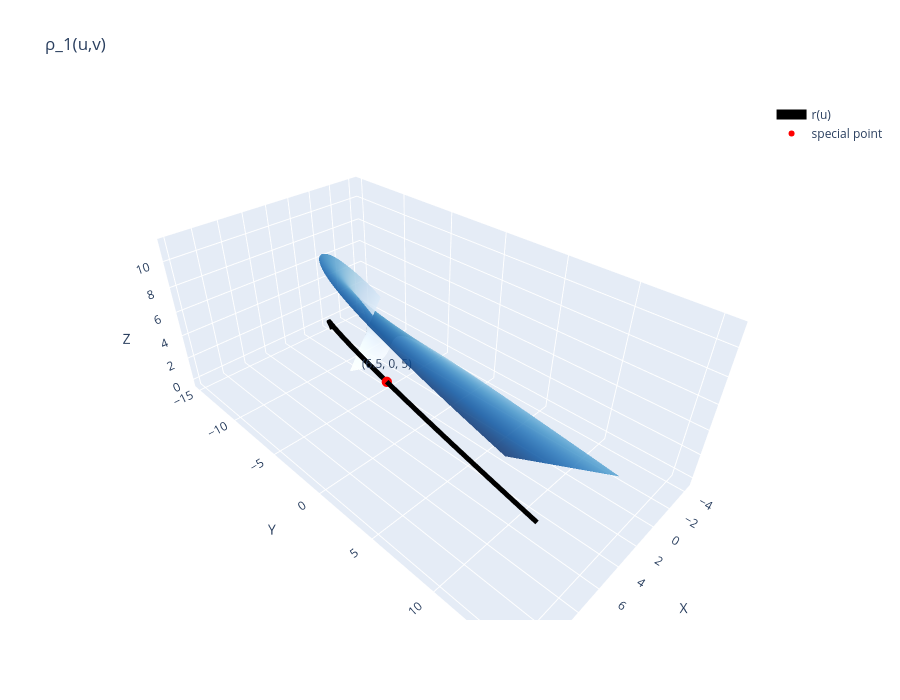
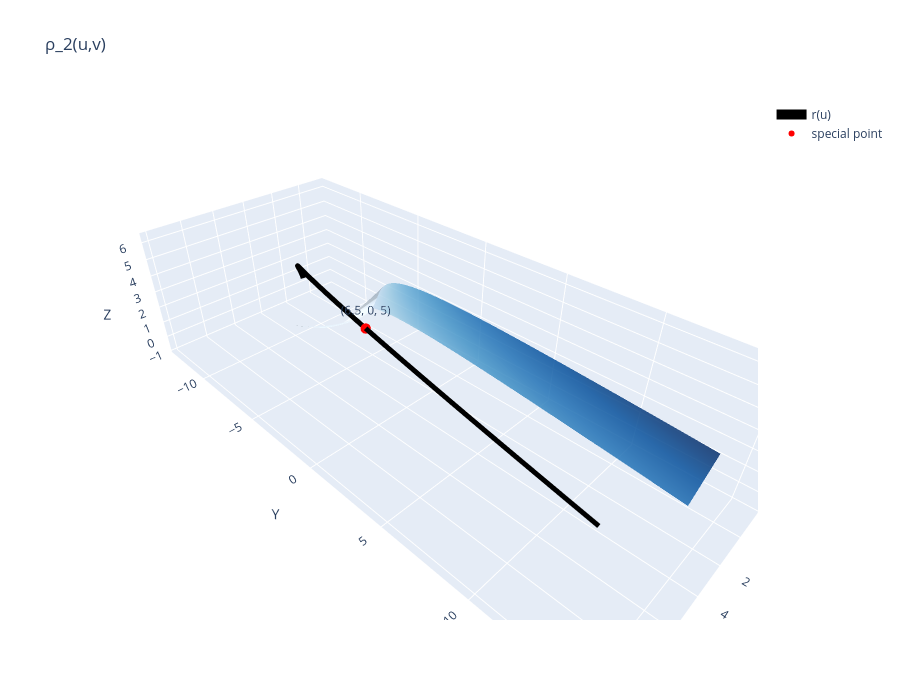
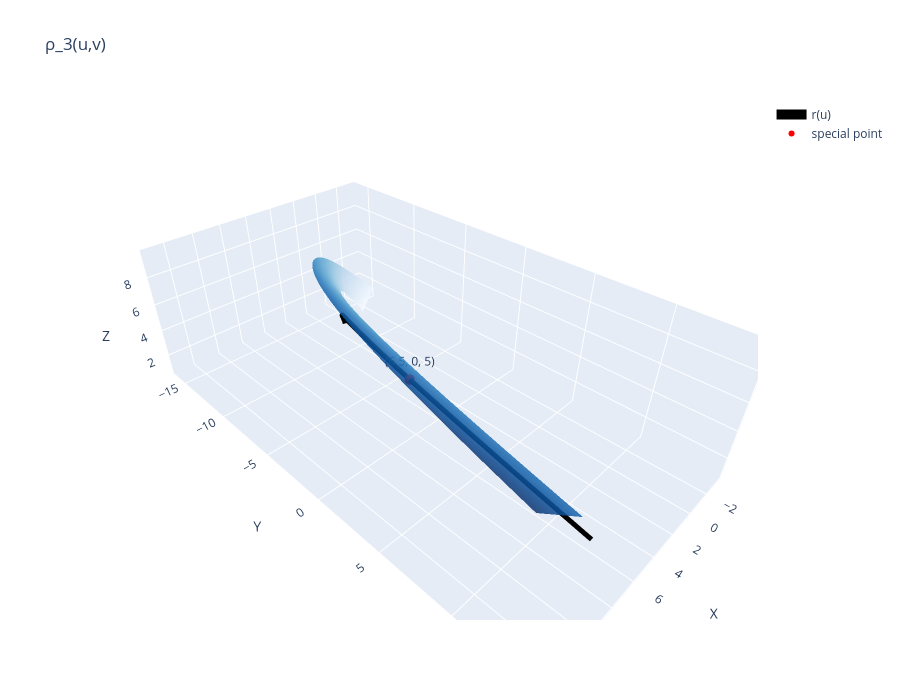
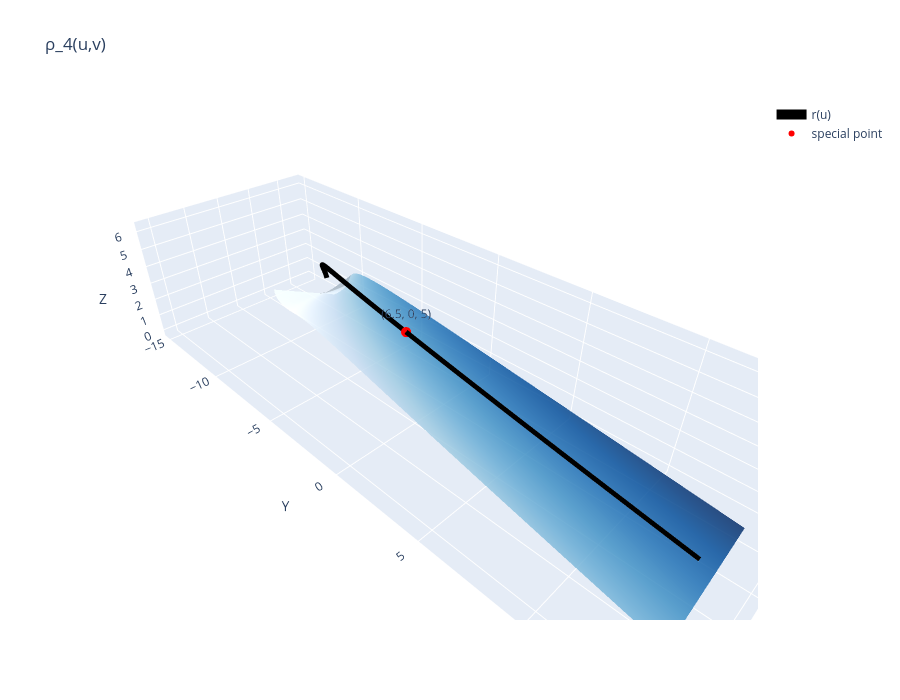

Notebook cell for these charts, in order:
### Code cell
for i, S in enumerate(surfaces, start=1):
    fig = go.Figure()
    add_surface(fig, S, f'ρ_{i}(u,v)')
    add_curve(fig)
    
    fig.update_layout(
        title=f'ρ_{i}(u,v)',
        scene=dict(
            xaxis_title='X',
            yaxis_title='Y',
            zaxis_title='Z',
            aspectmode='data'
        ),
        width=900,
        height=700
    )
    
    fig.show()

### Figure 1 — Plotly figure (JSON) as saved in the notebook; plotly's stock layout.template omitted (floating-point values rounded to 4 significant figures; data arrays with more than 128 entries replaced by an {"elided": "..."} marker saying what was removed)
{"data": [{"colorscale": [[0, "rgb(247,251,255)"], [0.125, "rgb(222,235,247)"], [0.25, "rgb(198,219,239)"], [0.375, "rgb(158,202,225)"], [0.5, "rgb(107,174,214)"], [0.625, "rgb(66,146,198)"], [0.75, "rgb(33,113,181)"], [0.875, "rgb(8,81,156)"], [1, "rgb(8,48,107)"]], "name": "ρ_1(u,v)", "opacity": 0.85, "showscale": false, "type": "surface", "x": {"elided": "180x80 float values"}, "y": {"elided": "180x80 float values"}, "z": {"elided": "180x80 float values"}}, {"line": {"color": "black", "width": 10}, "mode": "lines", "name": "r(u)", "type": "scatter3d", "x": {"elided": "400 float values"}, "y": {"elided": "400 float values"}, "z": {"elided": "400 float values"}}, {"marker": {"color": "red", "size": 6}, "mode": "markers+text", "name": "special point", "text": ["(6.5, 0, 5)"], "textposition": "top center", "type": "scatter3d", "x": [6.5], "y": [0], "z": [5]}], "layout": {"height": 700, "scene": {"aspectmode": "data", "xaxis": {"title": {"text": "X"}}, "yaxis": {"title": {"text": "Y"}}, "zaxis": {"title": {"text": "Z"}}}, "title": {"text": "ρ_1(u,v)"}, "width": 900}}

### Figure 2 — Plotly figure (JSON) as saved in the notebook; plotly's stock layout.template omitted (floating-point values rounded to 4 significant figures; data arrays with more than 128 entries replaced by an {"elided": "..."} marker saying what was removed)
{"data": [{"colorscale": [[0, "rgb(247,251,255)"], [0.125, "rgb(222,235,247)"], [0.25, "rgb(198,219,239)"], [0.375, "rgb(158,202,225)"], [0.5, "rgb(107,174,214)"], [0.625, "rgb(66,146,198)"], [0.75, "rgb(33,113,181)"], [0.875, "rgb(8,81,156)"], [1, "rgb(8,48,107)"]], "name": "ρ_2(u,v)", "opacity": 0.85, "showscale": false, "type": "surface", "x": {"elided": "180x80 float values"}, "y": {"elided": "180x80 float values"}, "z": {"elided": "180x80 float values"}}, {"line": {"color": "black", "width": 10}, "mode": "lines", "name": "r(u)", "type": "scatter3d", "x": {"elided": "400 float values"}, "y": {"elided": "400 float values"}, "z": {"elided": "400 float values"}}, {"marker": {"color": "red", "size": 6}, "mode": "markers+text", "name": "special point", "text": ["(6.5, 0, 5)"], "textposition": "top center", "type": "scatter3d", "x": [6.5], "y": [0], "z": [5]}], "layout": {"height": 700, "scene": {"aspectmode": "data", "xaxis": {"title": {"text": "X"}}, "yaxis": {"title": {"text": "Y"}}, "zaxis": {"title": {"text": "Z"}}}, "title": {"text": "ρ_2(u,v)"}, "width": 900}}

### Figure 3 — Plotly figure (JSON) as saved in the notebook; plotly's stock layout.template omitted (floating-point values rounded to 4 significant figures; data arrays with more than 128 entries replaced by an {"elided": "..."} marker saying what was removed)
{"data": [{"colorscale": [[0, "rgb(247,251,255)"], [0.125, "rgb(222,235,247)"], [0.25, "rgb(198,219,239)"], [0.375, "rgb(158,202,225)"], [0.5, "rgb(107,174,214)"], [0.625, "rgb(66,146,198)"], [0.75, "rgb(33,113,181)"], [0.875, "rgb(8,81,156)"], [1, "rgb(8,48,107)"]], "name": "ρ_3(u,v)", "opacity": 0.85, "showscale": false, "type": "surface", "x": {"elided": "180x80 float values"}, "y": {"elided": "180x80 float values"}, "z": {"elided": "180x80 float values"}}, {"line": {"color": "black", "width": 10}, "mode": "lines", "name": "r(u)", "type": "scatter3d", "x": {"elided": "400 float values"}, "y": {"elided": "400 float values"}, "z": {"elided": "400 float values"}}, {"marker": {"color": "red", "size": 6}, "mode": "markers+text", "name": "special point", "text": ["(6.5, 0, 5)"], "textposition": "top center", "type": "scatter3d", "x": [6.5], "y": [0], "z": [5]}], "layout": {"height": 700, "scene": {"aspectmode": "data", "xaxis": {"title": {"text": "X"}}, "yaxis": {"title": {"text": "Y"}}, "zaxis": {"title": {"text": "Z"}}}, "title": {"text": "ρ_3(u,v)"}, "width": 900}}

### Figure 4 — Plotly figure (JSON) as saved in the notebook; plotly's stock layout.template omitted (floating-point values rounded to 4 significant figures; data arrays with more than 128 entries replaced by an {"elided": "..."} marker saying what was removed)
{"data": [{"colorscale": [[0, "rgb(247,251,255)"], [0.125, "rgb(222,235,247)"], [0.25, "rgb(198,219,239)"], [0.375, "rgb(158,202,225)"], [0.5, "rgb(107,174,214)"], [0.625, "rgb(66,146,198)"], [0.75, "rgb(33,113,181)"], [0.875, "rgb(8,81,156)"], [1, "rgb(8,48,107)"]], "name": "ρ_4(u,v)", "opacity": 0.85, "showscale": false, "type": "surface", "x": {"elided": "180x80 float values"}, "y": {"elided": "180x80 float values"}, "z": {"elided": "180x80 float values"}}, {"line": {"color": "black", "width": 10}, "mode": "lines", "name": "r(u)", "type": "scatter3d", "x": {"elided": "400 float values"}, "y": {"elided": "400 float values"}, "z": {"elided": "400 float values"}}, {"marker": {"color": "red", "size": 6}, "mode": "markers+text", "name": "special point", "text": ["(6.5, 0, 5)"], "textposition": "top center", "type": "scatter3d", "x": [6.5], "y": [0], "z": [5]}], "layout": {"height": 700, "scene": {"aspectmode": "data", "xaxis": {"title": {"text": "X"}}, "yaxis": {"title": {"text": "Y"}}, "zaxis": {"title": {"text": "Z"}}}, "title": {"text": "ρ_4(u,v)"}, "width": 900}}
